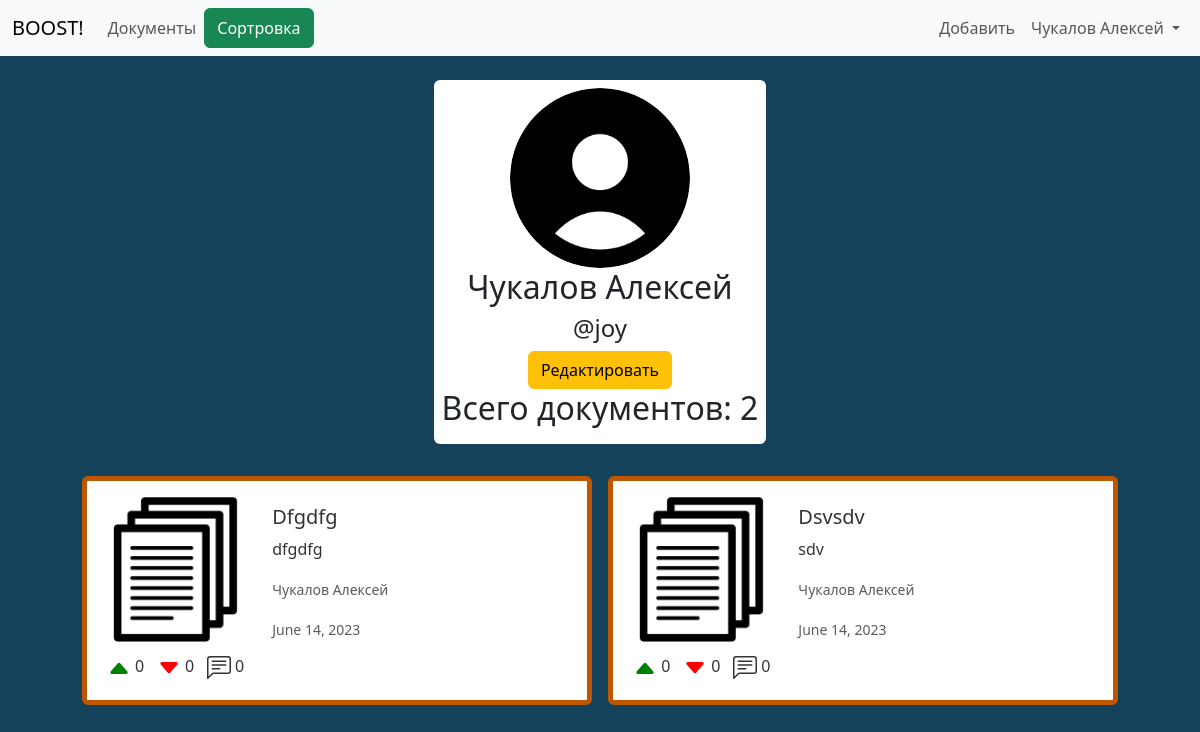
/id1/ (signed in), run on the app's committed database.
### accounts/models.py (models this page shows, shortened)
class User (AbstractBaseUser):
    objects = UserManager()
    email = models.EmailField(
        verbose_name='email address',
        max_length=255,
        unique=True
    )
    username = models.CharField(
        verbose_name='username',
        max_length=30,
        unique=True
    )
    avatar = models.ImageField(
        verbose_name='Avatar',
        default=DEFAULT_AVATAR,
        upload_to='media/',
        blank=False,
    )
    first_name = models.CharField(
        verbose_name='first name',
        max_length=30
    )
    last_name = models.CharField(
        verbose_name='last name',
        max_length=30
    )
    bookmarks = models.ManyToManyField(
        Doc,
        blank=True
    )
    is_active = models.BooleanField(default=True)
    staff = models.BooleanField(default=False)
    admin = models.BooleanField(default=False)
    USERNAME_FIELD = 'email'
    REQUIRED_FIELDS = ['username', 'first_name', 'last_name']
    def __str__(self):
        return f'{self.last_name} {self.first_name}'

### app/models.py (models this page shows, shortened)
class Doc (models.Model):
    title = models.CharField(max_length=255)
    description = models.CharField(max_length=511, blank=True)
    link = models.URLField(max_length=255, unique=True)
    path = models.CharField(max_length=127)
    preview = models.ImageField(
        upload_to='media/',
        blank=False,
        default='media/default_images/default_document.png'
    )
    likes = models.IntegerField(default=0)
    dislikes = models.IntegerField(default=0)
    comments = models.IntegerField(default=0)
    studies = models.ManyToManyField(Study)
    subjects = models.ManyToManyField(Subject)
    author = models.ForeignKey(User, on_delete=models.CASCADE)
    date = models.DateField()

### app/views.py (the view)
# urls.py: path('id<int:pk>/', login_required(views.profile, login_url='/login/'), name='profile'),
def profile(request, pk):
    context = {}
    user_profile = User.objects.get(pk=pk)
    docs = Doc.objects.filter(
        author=user_profile
    )
    if request.GET.get('drop'):
        return redirect(f'/id{request.user.pk}')
    sort_docs = SortDocs(request)
    sort_docs.convert()
    docs = sort_docs.make_request(docs)
    context['sort_form'] = TagsSortForm(
        initial={
            'studies': sort_docs.studies,
            'sort_type': sort_docs.sort_type_get,
            'subjects': sort_docs.subjects,
        }
    )
    context['search_form'] = SearchForm(
        initial={
            'q': sort_docs.search
        }
    )
    for i in range(len(docs)):
        docs[i].title = docs[i].title.capitalize()
    context['user_profile'] = user_profile
    context['docs'] = docs
    context['has_docs'] = True
    return render(request, 'profile.html', context)

### app/sort_docs.py (called while the page is built, shortened)
    def convert(self):
        if self.sort_type_get:
            self.sort_type = self.SORT_TYPES[int(self.sort_type_get) - 1]
        else:
            self.sort_type = '-pk'
        if self.subjects:
            self.query_subjects = Q(subjects__in=self.subjects)
        if self.studies:
            self.query_studies = Q(studies__in=self.studies)

    def make_request(self, docs=Doc.objects.all()):
        docs = docs.filter(
            self.query_subjects & self.query_studies & (self.query_title | self.query_description)
        ).order_by(self.sort_type)
        return docs

### app/tags.py (called while the page is built)
    def __str__(self):
        return self.name

    def __str__(self):
        return self.level

### app/templates/profile.html (shortened to what this page needs)
<!DOCTYPE html>
{% load static %}
<html lang="en">
<head>
    <link rel="stylesheet" href="{% static 'bootstrap.min.css' %}">
    <link rel="stylesheet" href="{% static 'styles/profile.css' %}">
    <link rel="stylesheet" href="{% static 'styles/main.css' %}">
</head>
<body>
    <header class="mb-4">
        {% include 'menu.html' %}
    </header>
    <main>
        <section class="d-flex justify-content-center">
            <section class="d-flex align-items-center flex-column mb-4 p-2 bg-body rounded">
                <img class="rounded-circle" id="avatar" src="{{user_profile.avatar.url}}" alt="">
                <h2 class="text-center">{{user_profile}}</h2>
                <h4 class="text-center">@{{user_profile.username}}</h4>
                {% if user_profile == user %}
                    <a class="btn btn-warning" href="edit/">Редактировать</a>
                {% endif %}
                <h2>Всего документов: {{docs.count}}</h2>
            </section>
        </section>
            <section class="d-flex justify-content-center flex-wrap">
                {% for doc in docs %}
                <div class="cardDoc card border-5 m-2 p-2" style="max-width: 540px;">
                    <a href="/document{{doc.pk}}" class="cardLink">
                    <div class="row g-0">
                    <div class="col-md-4 p-2 align-bottom">
                        <img src="{{doc.preview.url}}" class="img-fluid rounded-start mb-2" alt="">
                        <div class="d-flex justify-content-between">
                            <p class="m-1">{% include 'note_icons/caret_up_fill.html' %} {{doc.likes}}</p>
                            <p class="m-1">{% include 'note_icons/caret_down_fill.html' %} {{doc.dislikes}}</p>
                            <p class="m-1">{% include 'note_icons/comment.html' %} {{doc.comments}}</p>
                        </div>
                    </div>
                        <div class="col-md-8">
                            <div class="card-body">
                                <div class="d-flex justify-content-between">
                                    <h5 class="card-title">{{doc.title}}</h5>
                                </div>
                                    <p class="card-text">{{doc.description}}</p>
                                    <p class="card-text"><small class="text-body-secondary">{{doc.author}}</small></p>
                                    <div class="d-flex justify-content-between">
                                        <p class="card-text"><small class="text-body-secondary">{{doc.date}}</small></p>
                                    </div>
                                </div>
                            </div>
                        </div>
                    </a>
                    </div>
                {% endfor %}
            </section>
    </main>
</body>
</html>

### app/templates/menu.html (shortened to what this page needs)
<nav class="navbar navbar-expand-lg bg-body-tertiary">
        <div class="container-fluid">
          <div class="d-flex">
          {% if request.path == '/' %}
          <a class="navbar-brand" href="#">BOOST!</a>
          {% else %}
          <a class="navbar-brand" href="/">BOOST!</a>
          {% endif %}
          {% if request.path != '/docs/' %}
          <ul class="navbar-nav">
            <li class="nav-item">
              <a class="nav-link" href="/docs/">Документы</a>
            </li>
          </ul>
          {% endif %}
          {% if has_docs %}
            <button type="button" class="btn btn-success" data-bs-toggle="modal" data-bs-target="#staticBackdrop">
              Сортровка
            </button>
            {% endif %}
          </div>
            <div class="d-flex justify-content-end">
          <div class="collapse navbar-collapse" id="navbarNavDropdown">
            <ul class="navbar-nav">
              {% if request.user.is_authenticated %}
                <li class="nav-item">
                  <a class="nav-link" href="/create">Добавить</a>
                </li>
              <div class="dropdown-center">
                <li class="nav-item dropdown">
                  <a class="nav-link dropdown-toggle" href="#" role="button" data-bs-toggle="dropdown" aria-expanded="false">
                    {{request.user}}
                  </a>
                </li>
              </div>
              {% else %}
              <li class="nav-item">
                <a class="nav-link" href="/login">Войти</a>
              </li>
              {% endif %}
            </ul>
            </div>
          </div>
        </div>
      </nav>

### app/templates/note_icons/caret_up_fill.html
<svg xmlns="http://www.w3.org/2000/svg" width="24" height="24" fill="currentColor" class="bi bi-caret-up-fill" viewBox="0 0 16 16">
  <g color="green">
    <path d="m7.247 4.86-4.796 5.481c-.566.647-.106 1.659.753 1.659h9.592a1 1 0 0 0 .753-1.659l-4.796-5.48a1 1 0 0 0-1.506 0z"/>
  </g>
</svg>

### app/templates/note_icons/caret_down_fill.html
<svg xmlns="http://www.w3.org/2000/svg" width="24" height="24" fill="currentColor" class="bi bi-caret-down-fill" viewBox="0 0 16 16">
  <g color="red">
    <path d="M7.247 11.14 2.451 5.658C1.885 5.013 2.345 4 3.204 4h9.592a1 1 0 0 1 .753 1.659l-4.796 5.48a1 1 0 0 1-1.506 0z"/>
  </g>
</svg>

### static/styles/profile.css (style rules this page uses)
#avatar { width: 15vw; max-height: 15vw; }

### static/styles/main.css (style rules this page uses)
body { background-color: #14425A; }
.cardDoc { border-style: solid; border-color: #BF5700; }
.cardLink { text-decoration: none; color: #333333; }
img { width: 100%; }

### data on the page
User: user "Чукалов Алексей", avatar (placeholder picture), last_name+first_name "Чукалов Алексей", username "joy"
Doc: preview (placeholder picture), likes "0", dislikes "0", comments "0", title "Dfgdfg", description "dfgdfg", author "Чукалов Алексей", date "June 14, 2023"
Doc: preview (placeholder picture), likes "0", dislikes "0", comments "0", title "Dsvsdv", description "sdv", author "Чукалов Алексей", date "June 14, 2023"

### other printed values
{{ docs.count }} "2"
